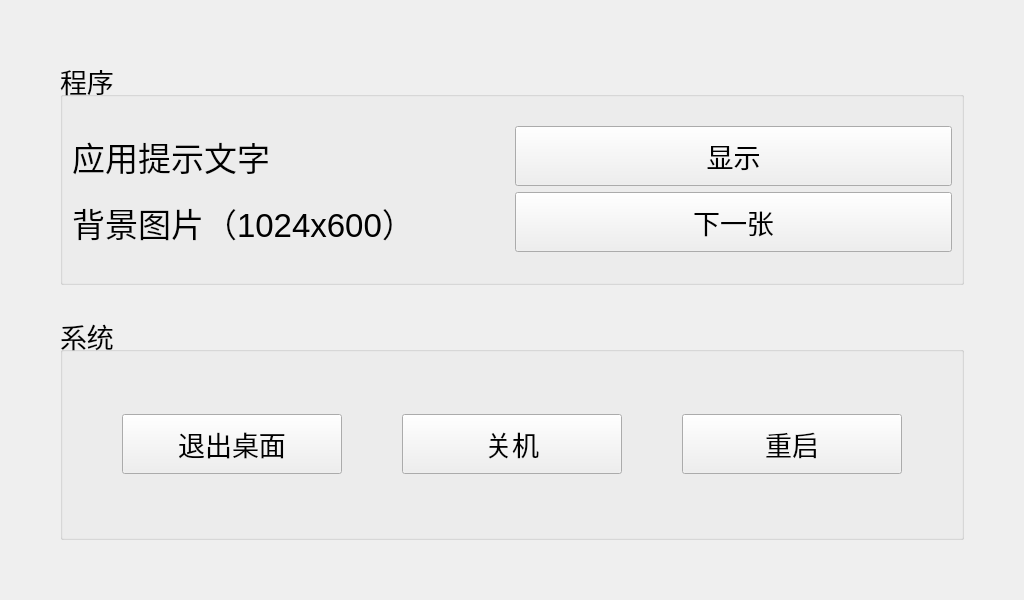
<?xml version="1.0" encoding="UTF-8"?>
<ui version="4.0">
 <class>Set_arm</class>
 <widget class="QWidget" name="Set_arm">
  <property name="geometry">
   <rect>
    <x>0</x>
    <y>0</y>
    <width>1024</width>
    <height>600</height>
   </rect>
  </property>
  <property name="windowTitle">
   <string>Set_arm</string>
  </property>
  <layout class="QGridLayout" name="gridLayout_4">
   <property name="leftMargin">
    <number>60</number>
   </property>
   <property name="topMargin">
    <number>60</number>
   </property>
   <property name="rightMargin">
    <number>60</number>
   </property>
   <property name="bottomMargin">
    <number>60</number>
   </property>
   <property name="horizontalSpacing">
    <number>6</number>
   </property>
   <property name="verticalSpacing">
    <number>30</number>
   </property>
   <item row="0" column="0">
    <widget class="QGroupBox" name="groupBox_use">
     <property name="font">
      <font>
       <pointsize>20</pointsize>
      </font>
     </property>
     <property name="title">
      <string>程序</string>
     </property>
     <layout class="QGridLayout" name="gridLayout_3">
      <item row="0" column="0">
       <layout class="QGridLayout" name="gridLayout_2">
        <item row="0" column="0">
         <widget class="QLabel" name="label_use_text">
          <property name="font">
           <font>
            <pointsize>25</pointsize>
           </font>
          </property>
          <property name="text">
           <string>应用提示文字</string>
          </property>
         </widget>
        </item>
        <item row="0" column="1">
         <widget class="QPushButton" name="pushButton_use_text">
          <property name="minimumSize">
           <size>
            <width>0</width>
            <height>60</height>
           </size>
          </property>
          <property name="font">
           <font>
            <pointsize>20</pointsize>
           </font>
          </property>
          <property name="styleSheet">
           <string notr="true"/>
          </property>
          <property name="text">
           <string>显示</string>
          </property>
         </widget>
        </item>
        <item row="1" column="0">
         <widget class="QLabel" name="label_wallpaper">
          <property name="font">
           <font>
            <pointsize>25</pointsize>
           </font>
          </property>
          <property name="text">
           <string>背景图片（1024x600）</string>
          </property>
         </widget>
        </item>
        <item row="1" column="1">
         <widget class="QPushButton" name="pushButton_wallpaper">
          <property name="minimumSize">
           <size>
            <width>0</width>
            <height>60</height>
           </size>
          </property>
          <property name="font">
           <font>
            <pointsize>20</pointsize>
           </font>
          </property>
          <property name="text">
           <string>下一张</string>
          </property>
         </widget>
        </item>
       </layout>
      </item>
     </layout>
    </widget>
   </item>
   <item row="1" column="0">
    <widget class="QGroupBox" name="groupBox_system">
     <property name="font">
      <font>
       <pointsize>20</pointsize>
      </font>
     </property>
     <property name="title">
      <string>系统</string>
     </property>
     <layout class="QGridLayout" name="gridLayout">
      <item row="0" column="0">
       <layout class="QHBoxLayout" name="horizontalLayout">
        <property name="spacing">
         <number>60</number>
        </property>
        <property name="leftMargin">
         <number>50</number>
        </property>
        <property name="rightMargin">
         <number>50</number>
        </property>
        <item>
         <widget class="QPushButton" name="pushButton_table">
          <property name="minimumSize">
           <size>
            <width>200</width>
            <height>60</height>
           </size>
          </property>
          <property name="font">
           <font>
            <pointsize>20</pointsize>
           </font>
          </property>
          <property name="text">
           <string>退出桌面</string>
          </property>
         </widget>
        </item>
        <item>
         <widget class="QPushButton" name="pushButton_shutdown">
          <property name="minimumSize">
           <size>
            <width>200</width>
            <height>60</height>
           </size>
          </property>
          <property name="font">
           <font>
            <pointsize>20</pointsize>
           </font>
          </property>
          <property name="text">
           <string>关机</string>
          </property>
         </widget>
        </item>
        <item>
         <widget class="QPushButton" name="pushButton_restart">
          <property name="minimumSize">
           <size>
            <width>200</width>
            <height>60</height>
           </size>
          </property>
          <property name="font">
           <font>
            <pointsize>20</pointsize>
           </font>
          </property>
          <property name="text">
           <string>重启</string>
          </property>
         </widget>
        </item>
       </layout>
      </item>
     </layout>
    </widget>
   </item>
  </layout>
 </widget>
 <resources/>
 <connections/>
</ui>
